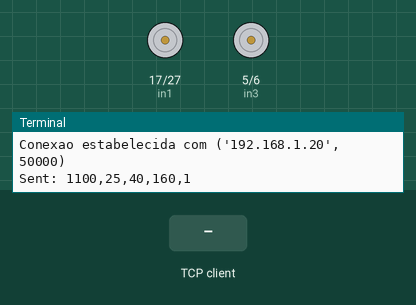
This program was run on a simulated Raspberry Pi (BCM pin numbers). Shown: motor-driver pin pairs drawn as motors (green arrow = first pin HIGH = forward, orange = second pin HIGH = backward, longer = more drive, scaled by the enable pin), the last lines printed to the terminal. The inputs (shaded band) are chosen by the test bench. One TCP client connects 1 s after the port opens and stays connected; threads take turns every 2 ms.

Above: at 1.2 s.
1.3 s: the TCP client sends "1\n"
At 2.5 s:
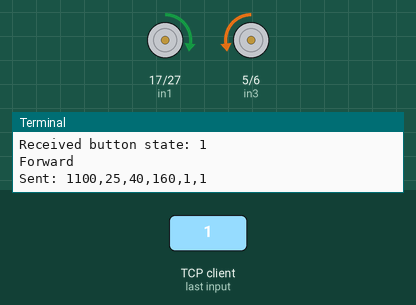
2.8 s: the TCP client sends "0\n"
At 3.8 s:
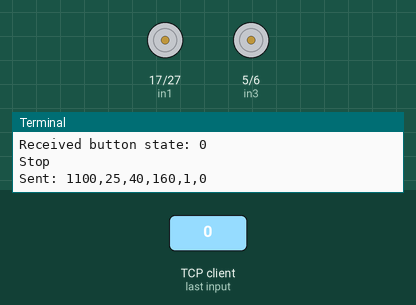
Timing chart, 0 to 5.8 s (numbered marks = the images above; inputs shaded):
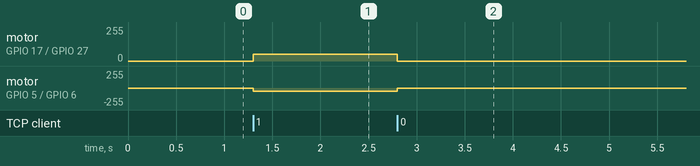

The program:

BtnCarMov.py
```python
import socket
import time
from threading import Thread
import RPi.GPIO as GPIO

GPIO.setwarnings(False)

# Right Motor
in1 = 17
in2 = 27
en_a = 4
# Left Motor
in3 = 5
in4 = 6
en_b = 13


GPIO.setmode(GPIO.BCM)
GPIO.setup(in1,GPIO.OUT)
GPIO.setup(in2,GPIO.OUT)
GPIO.setup(en_a,GPIO.OUT)

GPIO.setup(in3,GPIO.OUT)
GPIO.setup(in4,GPIO.OUT)
GPIO.setup(en_b,GPIO.OUT)

q=GPIO.PWM(en_a,100)
p=GPIO.PWM(en_b,100)
p.start(0)
q.start(0)

GPIO.output(in1,GPIO.LOW)
GPIO.output(in2,GPIO.LOW)
GPIO.output(in4,GPIO.LOW)
GPIO.output(in3,GPIO.LOW)

HOST = ''
PORT = 12345

p.ChangeDutyCycle(20)
q.ChangeDutyCycle(20)

button_state = None

def send_data_periodically(conn):
    while True:
        try:
            message = "1100,25,40,160,1"
            if button_state is not None:
                message += f",{button_state}"
            conn.sendall(message.encode())
            print(f"Sent: {message}")
            time.sleep(1)
        except (BrokenPipeError, ConnectionResetError):
            print("Cliente desconectado. Aguardando reconexao...")
            break

def receive_button_input(conn):
    global button_state
    while True:
        try:
            data = conn.recv(1024)
            if data:
                button_state = data.decode('utf-8').strip()
                print(f"Received button state: {button_state}")
                if button_state == "1":
                    GPIO.output(in1,GPIO.HIGH)
                    GPIO.output(in2,GPIO.LOW)

                    GPIO.output(in4,GPIO.HIGH)
                    GPIO.output(in3,GPIO.LOW)

                    print("Forward")

                elif button_state == "0":
                    GPIO.output(in1,GPIO.LOW)
                    GPIO.output(in2,GPIO.LOW)

                    GPIO.output(in4,GPIO.LOW)
                    GPIO.output(in3,GPIO.LOW)
                    print('Stop')

        except (BrokenPipeError, ConnectionResetError):
            print("Cliente desconectado. Aguardando reconexao...")
            break

def main():
    with socket.socket(socket.AF_INET, socket.SOCK_STREAM) as server_socket:
        server_socket.bind((HOST, PORT))
        server_socket.listen()
        print(f"Servidor ouvindo na porta {PORT}...")

        conn, addr = server_socket.accept()
        print(f"Conexao estabelecida com {addr}")

        Thread(target=send_data_periodically, args=(conn,), daemon=True).start()
        Thread(target=receive_button_input, args=(conn,), daemon=True).start()

        try:
            while True:
                time.sleep(1)
        except KeyboardInterrupt:
            print("Servidor encerrado.")

if __name__ == "__main__":
    main()
```

Measured:
- after the input at 1.3 s, motor on GPIO 17 (in1) / GPIO 27 (in2): stopped → forward 51/255 at once; motor on GPIO 5 (in3) / GPIO 6 (in4): stopped → backward 51/255 at once
- after the input at 2.8 s, motor on GPIO 17 (in1) / GPIO 27 (in2): forward 51/255 → stopped at once; motor on GPIO 5 (in3) / GPIO 6 (in4): backward 51/255 → stopped at once
